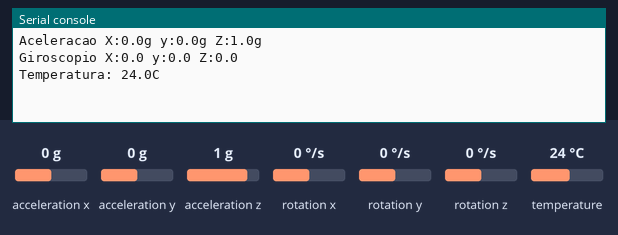
Bench run of a program on a simulated Raspberry Pi Pico running CircuitPython. Shown: the last lines printed to the serial console. The test bench sets the inputs (shaded band); at power-on: acceleration x 0 g, acceleration y 0 g, acceleration z 1 g, rotation x 0 °/s, rotation y 0 °/s, rotation z 0 °/s, temperature 24 °C.

Above: at 1.2 s.
1.3 s: acceleration x set to -1.4 g
4.0 s: acceleration y set to -1.4 g
6.7 s: acceleration z set to -1.4 g
9.4 s: rotation x set to -192 °/s
At 11.3 s:
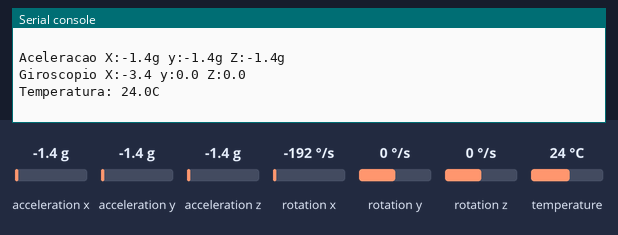
12.1 s: rotation y set to -192 °/s
At 14.5 s:
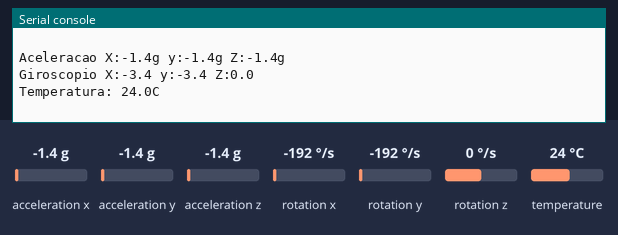

Measured:
- after the input at 9.4 s, the serial console: prints a new line after 0.61 s (image 1)
- after the input at 12.1 s, the serial console: prints a new line after 1.9 s (image 2)

The program:

mpu6050_cpython.py
```python
# Exemplo com sensor MPU6050
import board
from busio import I2C
from time import sleep
import adafruit_mpu6050

# Configura o sensor
i2c = I2C(sda=board.GP16, scl=board.GP17)
sensor = adafruit_mpu6050.MPU6050(i2c)

# Laco principal
G = 9.8
while True:
    x,y,z = sensor.acceleration
    print ('Aceleracao X:{:.1f}g y:{:.1f}g Z:{:.1f}g'.format(x/G, y/G, z/G))
    x,y,z = sensor.gyro
    print ('Giroscopio X:{:.1f} y:{:.1f} Z:{:.1f}'.format(x,y,z))
    print ('Temperatura: {:.1f}C'.format(sensor.temperature))
    print ()
    sleep(2)
```
